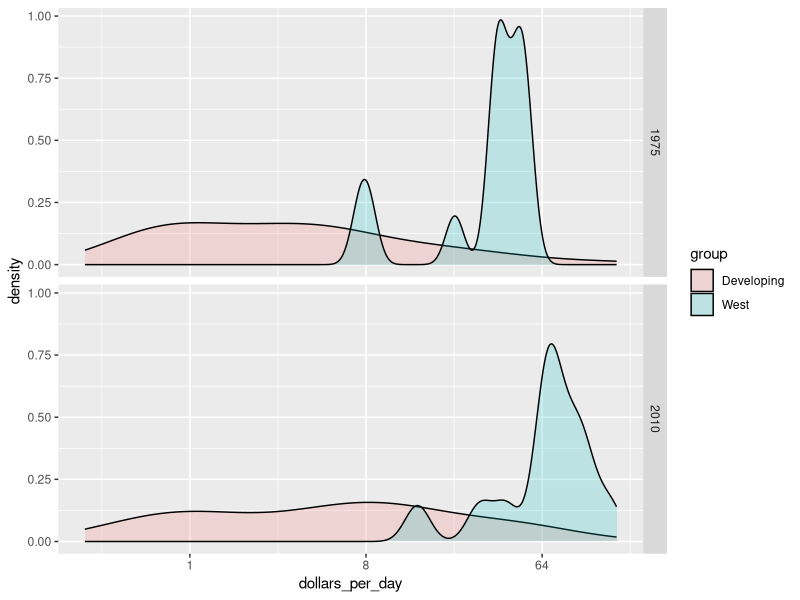

Source code (R):
library(dslabs)
library(tidyverse)
library(ggplot2)
library(ggrepel)
library(dplyr)
library(gridExtra)
data("gapminder")

gapminder <- gapminder%>%
  mutate(dollars_per_day=gdp/population/365)

west <- c("Northern Europe", "Western Europe", "Southern Europe", "Northern America", "Australia and New Zealand")

country_list1 <- gapminder %>%
  filter(year==1975 & !is.na(dollars_per_day)) %>%
  .$country

country_list2 <- gapminder %>%
  filter(year==2010 & !is.na(dollars_per_day)) %>%
  .$country

country_list <- intersect(country_list1, country_list2)

gapminder %>%
  filter(year == c(1975,2010) & country %in% country_list) %>%
  mutate(group=ifelse(region %in% west, "West", "Developing")) %>%
  ggplot(aes(dollars_per_day,fill=group)) +
  geom_density(alpha=0.2) +
  scale_x_continuous(trans = "log2") +
  facet_grid(year~.)
